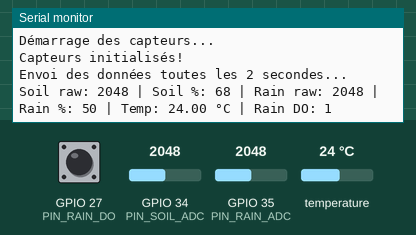
Simulated run of this sketch. Board: ESP32. Parts: the last lines printed to the serial monitor. Inputs (shaded band) come from the test bench; at power-on: temperature 24 °C, GPIO 34 (PIN_SOIL_ADC) = 2048, GPIO 35 (PIN_RAIN_ADC) = 2048, GPIO 27 (PIN_RAIN_DO) HIGH.

Above: at 2.2 s.
2.3 s: temperature set to 12 °C
At 5.2 s:
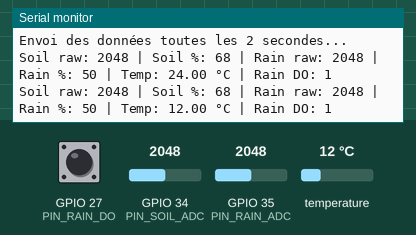
5.9 s: GPIO 34 (PIN_SOIL_ADC) set to 2866
At 8.6 s:
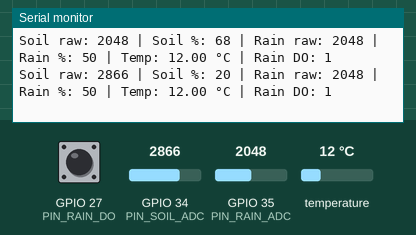
9.5 s: GPIO 35 (PIN_RAIN_ADC) set to 2866
At 10.6 s:
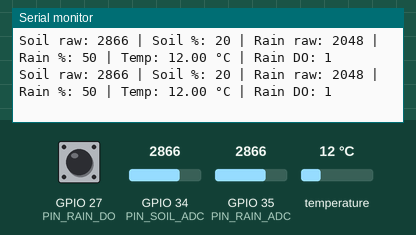
13.1 s: GPIO 27 (PIN_RAIN_DO) pulled LOW for 3 s
At 16.1 s:
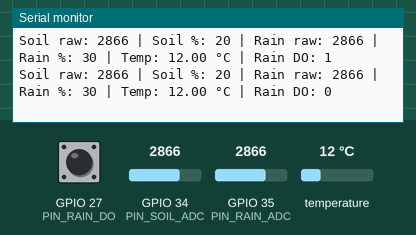
17.6 s: temperature set to 19 °C
At 19.4 s:
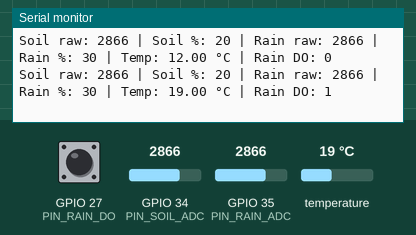
21.2 s: GPIO 34 (PIN_SOIL_ADC) set to 3603
At 21.5 s:
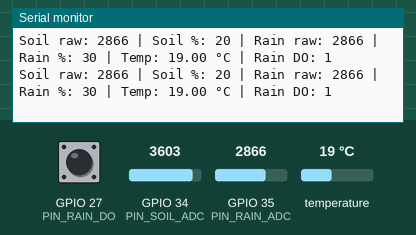
Timing chart, 0 to 24.2 s (numbered marks = the images above; inputs shaded):
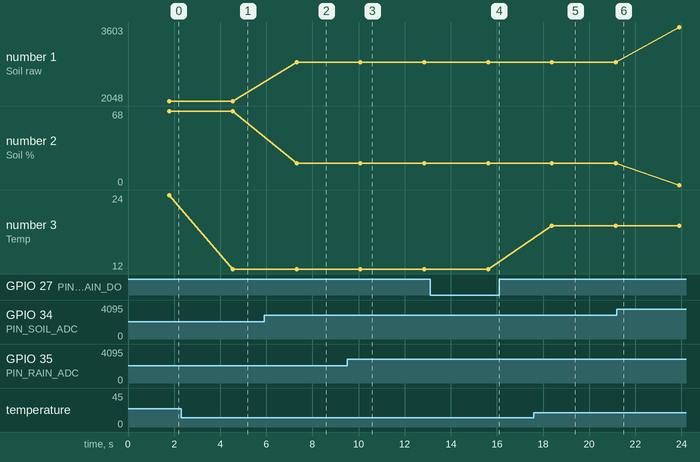

The sketch:

sketch_nov3a.ino
```cpp
#include <DallasTemperature.h>

#include <OneWire.h>

// ===== Smart Olive Grove - Lecteur de Capteurs =====
// Code pour Arduino/ESP32 - Envoie les données au port série
// Format: Soil raw: X | Soil %: Y | Rain raw: Z | Rain %: W | Temp: T °C | Rain DO: D

#include <OneWire.h>
#include <DallasTemperature.h>

// ===== Configuration des Pins =====
#define PIN_SOIL_ADC 34
#define PIN_RAIN_ADC 35
#define PIN_RAIN_DO  27
#define PIN_DS18B20  4

// ===== OneWire et DallasTemperature =====
OneWire oneWire(PIN_DS18B20);
DallasTemperature ds(&oneWire);

// ===== Calibration du capteur d'humidité du sol =====
int SOIL_AIR_RAW   = 3200;  // dry calibration
int SOIL_WATER_RAW = 1500;  // wet calibration

// ===== Fonctions utilitaires =====
int clampi(int v, int a, int b) {
    return v < a ? a : (v > b ? b : v);
}

int soilPctFromRaw(int raw) {
    raw = clampi(raw, SOIL_WATER_RAW, SOIL_AIR_RAW);
    float pct = 100.0 * (float)(SOIL_AIR_RAW - raw) / (float)(SOIL_AIR_RAW - SOIL_WATER_RAW);
    return clampi((int)(pct + 0.5), 0, 100);
}

int rainPctFromRaw(int raw) {
    float pct = 100.0 * (4095 - raw) / 4095.0;
    return clampi((int)(pct + 0.5), 0, 100);
}

void setup() {
    Serial.begin(115200);
    delay(1000);

    Serial.println("\n=== Smart Olive Grove - Lecteur de Capteurs ===");
    Serial.println("Démarrage des capteurs...");

    // Initialiser les pins
    pinMode(PIN_RAIN_DO, INPUT_PULLUP);
    ds.begin();

    Serial.println("Capteurs initialisés!");
    Serial.println("Envoi des données toutes les 2 secondes...\n");
}

void loop() {
    // Lire les capteurs
    int rawSoil = analogRead(PIN_SOIL_ADC);
    int soilPct = soilPctFromRaw(rawSoil);

    int rawRain = analogRead(PIN_RAIN_ADC);
    int rainPct = rainPctFromRaw(rawRain);
    int rainDO  = digitalRead(PIN_RAIN_DO);

    ds.requestTemperatures();
    float tempC = ds.getTempCByIndex(0);

    // Envoyer les données dans le format attendu par l'interface web
    // Format: Soil raw: X | Soil %: Y | Rain raw: Z | Rain %: W | Temp: T °C | Rain DO: D
    Serial.print("Soil raw: ");
    Serial.print(rawSoil);
    Serial.print(" | Soil %: ");
    Serial.print(soilPct);
    Serial.print(" | Rain raw: ");
    Serial.print(rawRain);
    Serial.print(" | Rain %: ");
    Serial.print(rainPct);
    Serial.print(" | Temp: ");
    if (tempC == DEVICE_DISCONNECTED_C) {
        Serial.print("ERR");
    } else {
        Serial.print(tempC, 2);
    }
    Serial.print(" °C | Rain DO: ");
    Serial.println(rainDO);

    delay(2000);
}
```

Measured:
- after the input at 2.3 s, the serial monitor: prints a new line after 2.2 s (image 1)
- after the input at 5.9 s, the serial monitor: prints a new line after 1.4 s (image 2)
- after the input at 13.1 s, the serial monitor: prints a new line after 2.5 s (image 4)
- after the input at 17.6 s, the serial monitor: prints a new line after 0.78 s (image 5)
- plotted number 1: 2048 → 2866 after the input at 5.9 s, 2866 → 3603 after the input at 21.2 s
- plotted number 2: 68 → 20 after the input at 5.9 s, 20 → 0 after the input at 21.2 s
- plotted number 3: 24 → 12 after the input at 2.3 s, 12 → 19 after the input at 17.6 s
